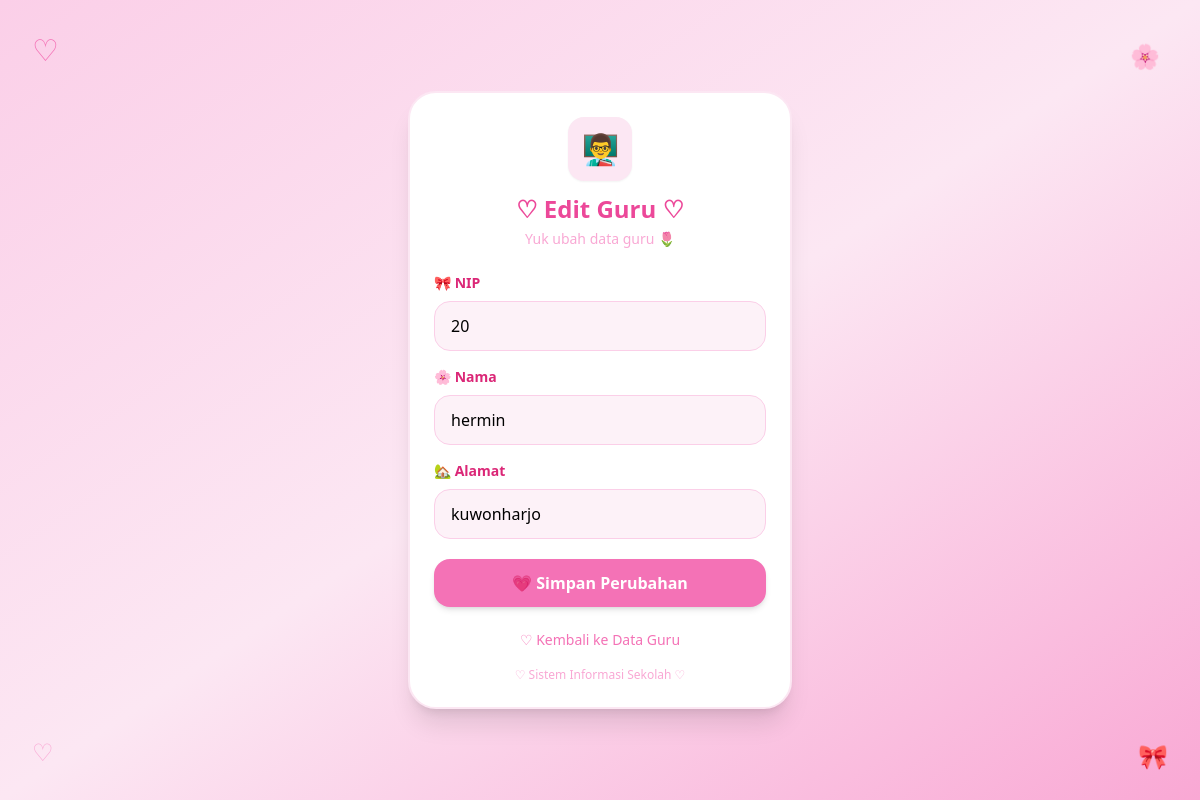
Page /guru/edit.php?nip=20 on the committed database.
### tables this page shows
CREATE TABLE `guru` (
  `nip` int(12) NOT NULL,
  `nama` varchar(50) NOT NULL,
  `alamat` varchar(50) NOT NULL
);

### guru/edit.php (the view, shortened to what this page needs)
<?php
include "koneksi.php";
$nip = $_GET['nip'];
$query = mysqli_query($koneksi, "select * from guru where nip='$nip'");
$data = mysqli_fetch_array($query);
?>
<!DOCTYPE html>
<html lang="id">
<head>
    <script src="https://cdn.tailwindcss.com"></script>
</head>
<body class="min-h-screen bg-gradient-to-br from-pink-200 via-pink-100 to-pink-300">
    <div class="float fixed top-8 left-8 text-pink-400 text-3xl">
        ♡
    </div>
    <div class="sparkle fixed top-10 right-10 text-pink-300 text-2xl">
        🌸
    </div>
    <div class="sparkle fixed bottom-8 left-8 text-pink-300 text-2xl">
        ♡
    </div>
    <div class="float fixed bottom-7 right-8 text-pink-400 text-2xl">
        🎀
    </div>
    <div class="min-h-screen flex items-center justify-center px-5 py-8">
        <div class="w-full max-w-sm">
            <div class="bg-white rounded-[28px] shadow-xl p-6 border-2 border-pink-100">
                <div class="text-center mb-6">
                    <div class="float w-16 h-16 mx-auto mb-3 bg-pink-100 rounded-2xl flex items-center justify-center shadow-sm">
                        <span class="text-3xl">
                            👨‍🏫
                        </span>
                    </div>
                    <h1 class="text-2xl font-bold text-pink-500">
                        ♡ Edit Guru ♡
                    </h1>
                    <p class="text-pink-300 text-sm mt-1">
                        Yuk ubah data guru 🌷
                    </p>
                </div>
                <form action="update.php" method="post">
                    <div class="mb-4">
                        <label class="block text-pink-600 font-semibold text-sm mb-2">
                            🎀 NIP
                        </label>
                        <input
                            type="text"
                            name="nip"
                            value="<?php echo $data['nip'] ?>"
                            required
                            class="w-full px-4 py-3 bg-pink-50 border border-pink-200 rounded-2xl outline-none focus:ring-2 focus:ring-pink-300 focus:border-pink-300 transition"
                        >
                    </div>
                    <div class="mb-4">
                        <label class="block text-pink-600 font-semibold text-sm mb-2">
                            🌸 Nama
                        </label>
                        <input
                            type="text"
                            name="nama"
                            value="<?php echo $data['nama'] ?>"
                            required
                            class="w-full px-4 py-3 bg-pink-50 border border-pink-200 rounded-2xl outline-none focus:ring-2 focus:ring-pink-300 focus:border-pink-300 transition"
                        >
                    </div>
                    <div class="mb-5">
                        <label class="block text-pink-600 font-semibold text-sm mb-2">
                            🏡 Alamat
                        </label>
                        <input
                            type="text"
                            name="alamat"
                            value="<?php echo $data['alamat'] ?>"
                            required
                            class="w-full px-4 py-3 bg-pink-50 border border-pink-200 rounded-2xl outline-none focus:ring-2 focus:ring-pink-300 focus:border-pink-300 transition"
                        >
                    </div>
                    <button
                        type="submit"
                        class="w-full py-3 bg-pink-400 hover:bg-pink-500 text-white font-bold rounded-2xl shadow-md hover:shadow-lg hover:scale-[1.02] transition duration-300"
                    >
                        💗 Simpan Perubahan
                    </button>
                </form>
                <div class="text-center mt-5">
                    <a
                        href="index.php"
                        class="text-pink-400 hover:text-pink-600 text-sm font-medium transition"
                    >
                        ♡ Kembali ke Data Guru
                    </a>
                </div>
                <div class="text-center mt-4">
                    <p class="text-xs text-pink-300">
                        ♡ Sistem Informasi Sekolah ♡
                    </p>
                </div>
            </div>
        </div>
    </div>
</body>
</html>

### guru/edit.php (style rules this page uses)
.float { animation: float 3s ease-in-out infinite; }
.sparkle { animation: sparkle 2s ease-in-out infinite; }

### rows in the picture
guru: nip "20", nama "hermin", alamat "kuwonharjo"
